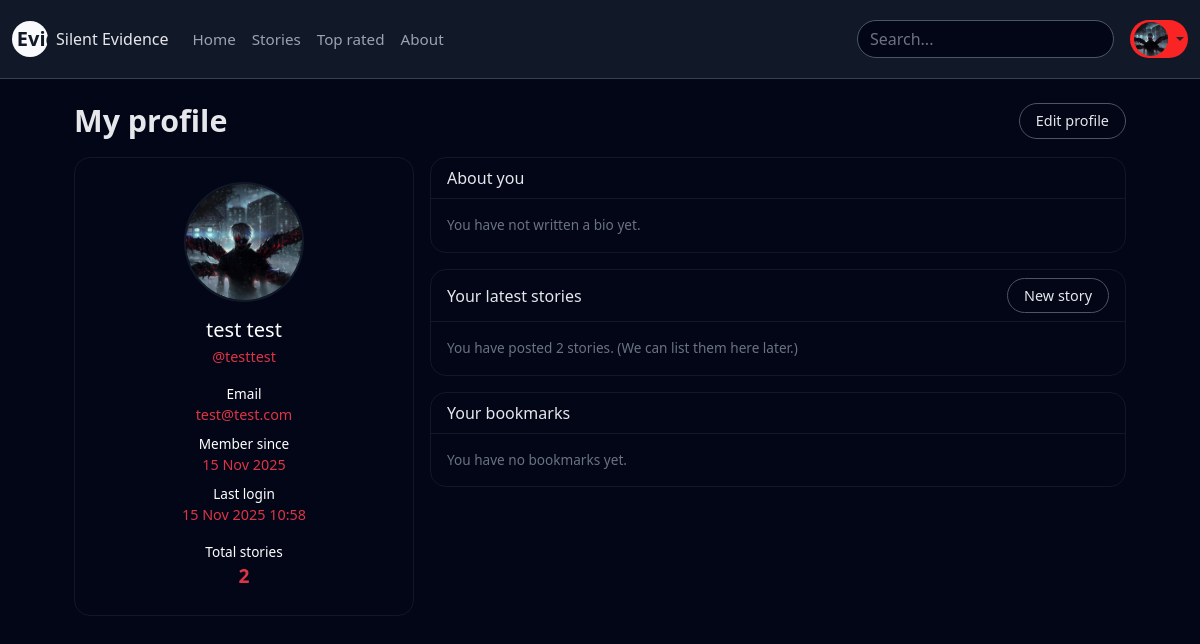
The app's page /profile.php (signed in) with its own data.
### tables this page shows
CREATE TABLE `users` (
  `id` int(10) UNSIGNED NOT NULL,
  `username` varchar(50) NOT NULL,
  `email` varchar(190) NOT NULL,
  `password_hash` varchar(255) NOT NULL,
  `display_name` varchar(100) NOT NULL,
  `avatar` varchar(255) DEFAULT NULL,
  `bio` text DEFAULT NULL,
  `role` enum('user','admin') NOT NULL DEFAULT 'user',
  `created_at` datetime NOT NULL DEFAULT current_timestamp(),
  `last_login` datetime DEFAULT NULL
);

### profile.php (the view, shortened to what this page needs)
<?php
require 'include/db.php';
$userId = (int) $_SESSION['user_id'];
$stmt = $pdo->prepare(
  'SELECT id, username, display_name, email, avatar, bio, created_at, last_login
       FROM users
      WHERE id = :id
      LIMIT 1'
);
$stmt->execute([':id' => $userId]);
$user = $stmt->fetch();
$totalStoriesQuery = $pdo->prepare('SELECT COUNT(*) FROM stories WHERE user_id = :id');
$totalStoriesQuery->execute([':id' => $userId]);
$totalStories = (int) $totalStoriesQuery->fetchColumn();
$bookmarksStmt = $pdo->prepare("
    SELECT s.id, s.title, s.category, s.created_at, s.views
    FROM story_bookmarks b
    JOIN stories s ON s.id = b.story_id
    WHERE b.user_id = :uid
    ORDER BY b.created_at DESC
");
$bookmarksStmt->execute([':uid' => $userId]);
$bookmarks = $bookmarksStmt->fetchAll(PDO::FETCH_ASSOC);
?>
<!doctype html>
<html lang="en">
<head>
  <link
    href="https://cdn.jsdelivr.net/npm/bootstrap@5.3.3/dist/css/bootstrap.min.css"
    rel="stylesheet">
</head>
<body>
  <?php include 'include/header.php'; ?>
  <div class="page-wrapper">
    <div class="profile-header d-flex justify-content-between align-items-center">
      <h1>My profile</h1>
      <button
        class="btn btn-outline-silent"
        type="button"
        data-bs-toggle="modal"
        data-bs-target="#editProfileModal">
        Edit profile
      </button>
    </div>
    <div class="row g-3">
      <div class="col-md-4">
        <div class="card card-dark h-100">
          <div class="card-body text-center py-4 px-4">
            <img
              src="<?php echo htmlspecialchars($user['avatar']); ?>"
              alt="Avatar"
              class="avatar-lg mb-3">
            <h2 class="h5 mb-1 text-white">
              <?php echo htmlspecialchars($user['display_name'] ?: $user['username']); ?>
            </h2>
            <div class="username-tag mb-3 text-danger">
              @<?php echo htmlspecialchars($user['username']); ?>
            </div>
            <div class="mb-2">
              <div class="meta-label text-white">Email</div>
              <div class="meta-value text-danger">
                <?php echo htmlspecialchars($user['email']); ?>
              </div>
            </div>
            <div class="mb-2">
              <div class="meta-label text-white">Member since</div>
              <div class="meta-value text-danger">
                <?php echo date('d M Y', strtotime($user['created_at'])); ?>
              </div>
            </div>
            <div class="mb-3">
              <div class="meta-label text-white">Last login</div>
              <div class="meta-value text-danger">
                <?php echo $user['last_login']
                  ? date('d M Y H:i', strtotime($user['last_login']))
                  : 'First time online'; ?>
              </div>
            </div>
            <div class="mt-2">
              <div class="meta-label text-white">Total stories</div>
              <div class="stat-number text-danger">
                <?php echo $totalStories; ?>
              </div>
            </div>
          </div>
        </div>
      </div>
      <div class="col-md-8">
        <div class="card card-dark mb-3">
          <div class="card-header bg-transparent">
            About you
          </div>
          <div class="card-body">
            <?php if ($user['bio']): ?>
              <p class="mb-0 text-danger">
                <?php echo nl2br(htmlspecialchars($user['bio'])); ?>
              </p>
            <?php else: ?>
              <p class="text-muted-small mb-0">
                You have not written a bio yet.
              </p>
            <?php endif; ?>
          </div>
        </div>
        <div class="card card-dark">
          <div class="card-header bg-transparent d-flex justify-content-between align-items-center">
            <span>Your latest stories</span>
            <a href="submit_story.php" class="btn btn-outline-silent btn-sm">
              New story
            </a>
          </div>
          <div class="card-body">
            <?php if ($totalStories === 0): ?>
              <p class="text-muted-small mb-0">
                You have not posted any stories yet.
              </p>
            <?php else: ?>
              <p class="text-muted-small mb-0">
                You have posted <?php echo $totalStories; ?> stories.
                (We can list them here later.)
              </p>
            <?php endif; ?>
          </div>
        </div>
        <div class="card card-dark mt-3">
          <div class="card-header bg-transparent">
            Your bookmarks
          </div>
          <div class="card-body">
            <?php if (!$bookmarks): ?>
              <p class="text-muted-small mb-0">You have no bookmarks yet.</p>
            <?php endif; ?>
          </div>
        </div>
      </div>
    </div>
  </div>
</body>
</html>

### profile.php (style rules this page uses)
body { background-color: #020617; color: #e5e7eb; font-family: system-ui, -apple-system, BlinkMacSystemFont, "Segoe UI", sans-serif; }
.page-wrapper { padding: 24px; max-width: 1100px; margin: 0 auto; }
.profile-header { margin-bottom: 18px; }
.profile-header h1 { font-size: 1.9rem; font-weight: 700; margin: 0; }
.card-dark { background-color: #020617; border-radius: 16px; border: 1px solid #111827; }
.card-dark .card-header { border-bottom-color: #111827; font-size: 1rem; color: #e5e7eb; }
.avatar-lg { width: 120px; height: 120px; border-radius: 999px; object-fit: cover; border: 2px solid #111827; }
.username-tag { font-size: 0.9rem; color: #9ca3af; }
.meta-label { font-size: 0.85rem; color: #9ca3af; }
.meta-value { font-size: 0.9rem; }
.stat-number { font-size: 1.2rem; font-weight: 600; }
.text-muted-small { font-size: 0.85rem; color: #6b7280; }
.btn-outline-silent { border-color: #4b5563; color: #e5e7eb; font-size: 0.9rem; border-radius: 999px; padding: 6px 16px; }

### records on screen
users: avatar (picture), display_name "test test", username "testtest", email "test@test.com", created_at "15 Nov 2025", last_login "15 Nov 2025 10:58"

### other values on screen
$totalStories "2"
